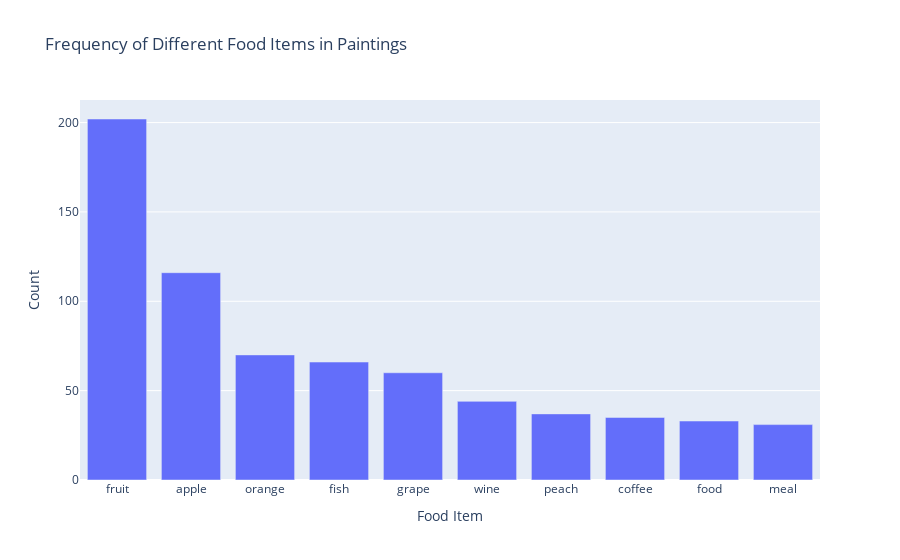

Notebook source saved alongside this figure:
### Code cell
from collections import Counter
import itertools

# Split the strings into individual words
all_food_words = list(itertools.chain.from_iterable(df['food_words'].dropna().apply(lambda x: x.strip("[]").replace("'", "").split(", "))))
food_counter = Counter(all_food_words).most_common(10)

# Create dataframe for plotting
food_df = pd.DataFrame(food_counter, columns=['Food Item', 'Frequency'])

# Create bar chart
fig7 = px.bar(food_df, 
             x='Food Item', 
             y='Frequency',
             title='Frequency of Different Food Items in Paintings',
             labels={'Food Item': 'Food Item', 'Frequency': 'Count'})
fig7.show()

### Figure 1 — Plotly figure (JSON) as saved in the notebook; plotly's stock layout.template omitted (floating-point values rounded to 4 significant figures)
{"data": [{"alignmentgroup": "True", "hovertemplate": "Food Item=%{x}<br>Count=%{y}<extra></extra>", "legendgroup": "", "marker": {"color": "#636efa", "pattern": {"shape": ""}}, "name": "", "offsetgroup": "", "orientation": "v", "showlegend": false, "textposition": "auto", "type": "bar", "x": ["fruit", "apple", "orange", "fish", "grape", "wine", "peach", "coffee", "food", "meal"], "xaxis": "x", "y": [202, 116, 70, 66, 60, 44, 37, 35, 33, 31], "yaxis": "y"}], "layout": {"barmode": "relative", "legend": {"tracegroupgap": 0}, "title": {"text": "Frequency of Different Food Items in Paintings"}, "xaxis": {"anchor": "y", "domain": [0, 1], "title": {"text": "Food Item"}}, "yaxis": {"anchor": "x", "domain": [0, 1], "title": {"text": "Count"}}}}
